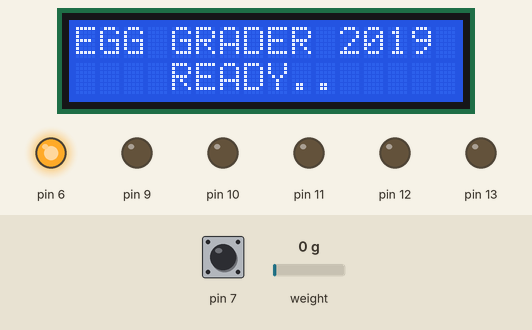
This sketch was run on a simulated Arduino Uno, built with avr-gcc and run on an emulated ATmega328P. On the bench: 16×2 character LCD, output pins drawn as LEDs (lit = HIGH). Dashed ring = blinking. Inputs (shaded band) come from the test bench; at power-on: pin 7 HIGH, weight on the scale 0 g.

Above: at 4.2 s.
4.3 s: pin 7 pulled LOW for 1 s
At 6.6 s:
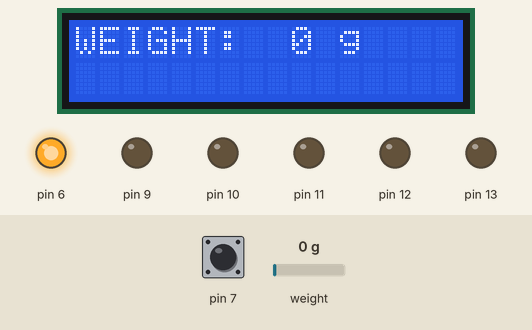
7.2 s: pin 7 pulled LOW for 0.15 s
At 7.6 s:
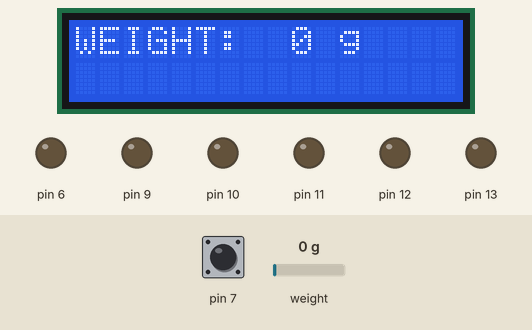
9.2 s: pin 7 pulled LOW for 3.2 s
At 12.3 s:
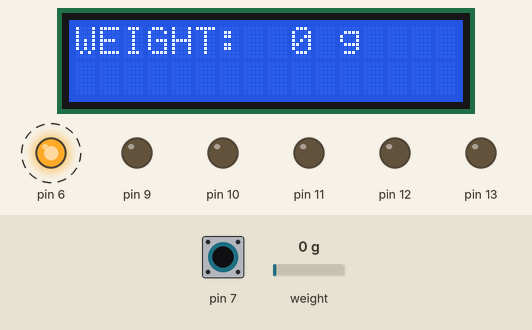
Timing chart, 0 to 13.8 s (numbered marks = the images above; inputs shaded):
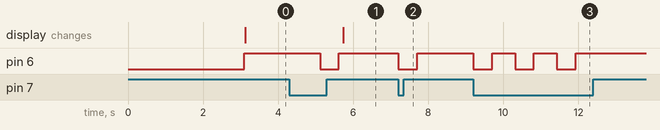

The sketch:

weight3.ino
```cpp
#include "HX711.h"
#include <LiquidCrystal_I2C.h> //Library for LCD
LiquidCrystal_I2C lcd(0x27,16,2);
#define calibration_factor 172000.0 //This value is obtained using the SparkFun_HX711_Calibration sketch

#define DOUT  3
#define CLK  2

HX711 scale;

void setup() {
//Initiate the LCD
  lcd.init();
  lcd.backlight();
  lcd.setCursor(0,0); //Set the cursor on the first column and first row.
  lcd.print("    DiGiTRON"); //Print the string "Hello World!"
  lcd.setCursor(0,1); //Set the cursor on the third column and the second row (counting starts at 0!.
  lcd.print("RESEARCH COMPANY");
  delay(2000);

//Initiate the HX711
  Serial.begin(9600);
  scale.begin(3, CLK);
  scale.set_scale(calibration_factor); //This value is obtained by using the SparkFun_HX711_Calibration sketch
  scale.tare(); //Assuming there is no weight on the scale at start up, reset the scale to 0

 // Serial.println("Readings:");
}
int start = 0;
void loop() {
  pinMode(13, OUTPUT);
  pinMode(12, OUTPUT);
  pinMode(11, OUTPUT);
  pinMode(10, OUTPUT);
  pinMode(9, OUTPUT);
  pinMode(6, OUTPUT);
  digitalWrite(6, HIGH);
  pinMode(7, INPUT_PULLUP);
  digitalWrite(13, LOW);
  digitalWrite(12, LOW);
  digitalWrite(11, LOW);
  digitalWrite(10, LOW);
  digitalWrite(9, LOW);

  int weights[5][5];
  int output[5];
  int sw;  //imput from prox sw
 //1st loop
  if (start == 0){
    sw = HIGH;
    sw = digitalRead(7);
    lcd.clear();
    lcd.setCursor(0,0);
    lcd.print("EGG GRADER 2019");
    lcd.setCursor(0,1);
    lcd.print("    READY..");
    delay(2000);
    for (int i=0; i<=4; i++){
      for (int j=0; j<=4; j++)weights[i][j]=LOW;
      output[i]=LOW;
    start=1;
    }
  }

//weighting
   sw = digitalRead(7);
   if (sw == LOW) {  //sw: proximity switch signal
    //insert egg
      digitalWrite(6, LOW);
      delay(500);
      digitalWrite(6, HIGH);

    //read input
      float w = scale.get_units()*0.45359237; //scale.get_units() returns a float

    //LCD print
      lcd.clear();
      lcd.setCursor(0,0);
      lcd.print("WEIGHT:");
      lcd.setCursor(9,0);
      //String stringOne = "Weight: ";
      String stringTwo = " g";
      String stringThree = (int)(w*1000) + stringTwo;
      lcd.print(stringThree);

      digitalWrite(13, output[0]);
      digitalWrite(12, output[1]);
      digitalWrite(11, output[2]);
      digitalWrite(10, output[3]);
      digitalWrite(9, output[4]);
      delay(500);
    // transform table
      if ((w < 0.4) & (w > 0.1))         weights[0][0] = HIGH;
      else if ((w < 0.6)& (w > 0.1))     weights[1][1] = HIGH;
      else if ((w < 0.8)& (w > 0.1))     weights[2][2] = HIGH;
      else if ((w < 1.6)& (w > 0.1))     weights[3][3] = HIGH;
      else if (w > 1.6)                  weights[4][4] = HIGH;


    // next round
      for (int pos=0; pos<=4; pos++){
        output[pos]=weights[pos][0];
        for (int tim=1; tim<=4; tim++) weights[pos][tim-1]=weights[pos][tim];
        weights[pos][4]=LOW;
      }
    //outputs

    digitalWrite(9, output[1]); //ti fasi??????

   }
   else {
    sw = digitalRead(7);
   }

}
```

Measured:
- after the input at 4.3 s, pin 6: HIGH → LOW after 0.82 s, → HIGH 0.50 s later; the display: changes after 1.4 s (image 1)
- after the input at 7.2 s, pin 6: HIGH → LOW at once, → HIGH 0.50 s later
- after the input at 9.2 s, pin 6: alternates HIGH for 0.61 s and LOW for 0.50 s, 6 changes in all, then stays HIGH, starting at once
